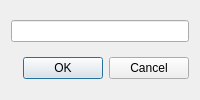
<?xml version="1.0" encoding="UTF-8"?>
<ui version="4.0">
 <class>CmakeHelpersFixtureDialog</class>
 <widget class="QDialog" name="CmakeHelpersFixtureDialog">
  <property name="windowTitle">
   <string>CMake Helpers Fixture — “embedded” ✓</string>
  </property>
  <layout class="QVBoxLayout" name="root_layout">
   <item>
    <widget class="QLineEdit" name="label_input"/>
   </item>
   <item>
    <widget class="QDialogButtonBox" name="buttonBox">
     <property name="standardButtons">
      <set>QDialogButtonBox::Cancel|QDialogButtonBox::Ok</set>
     </property>
    </widget>
   </item>
  </layout>
 </widget>
</ui>
